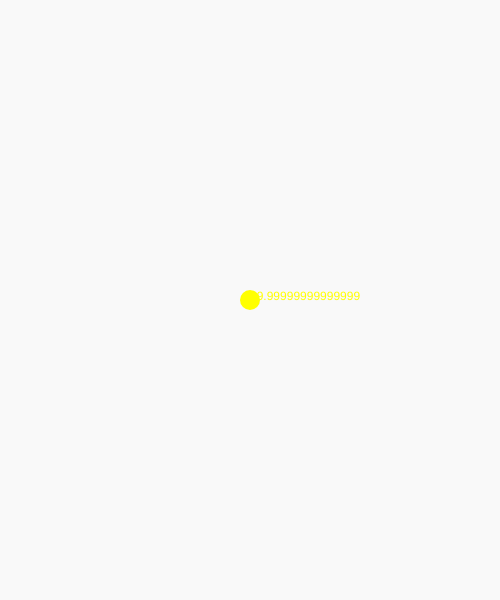
Frame 1 (no input)
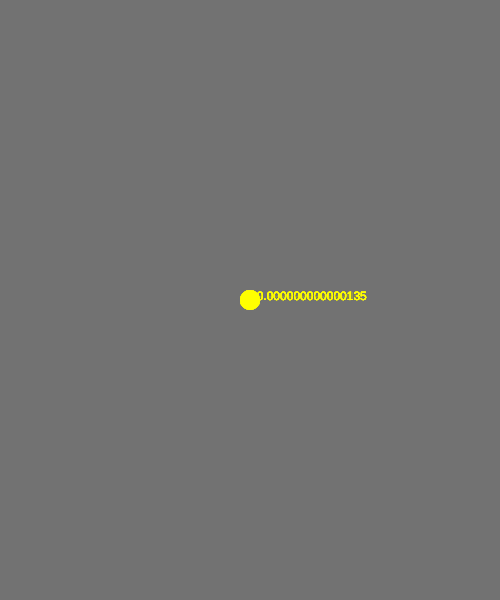
Frame 60 (no input)
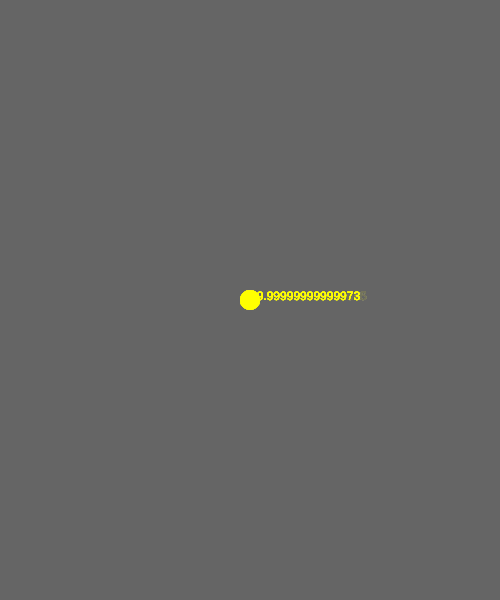
Frame 120 (the mouse pressed at the canvas centre since frame 60)

The p5.js sketch that drew these frames (run headless with seeded random() and noise() and a simulated clock; from frame 60 on, the mouse is pressed at the canvas centre):

// p5.js sketch
// ── sketch.js
var x;
var y;

function setup() {
  createCanvas(500, 600);
  x = width / 2;
  y = height / 2;
}

function draw() {
  background(100, 10); // G, Alpha

  if (mouseX <= 0 || mouseY >= width) {
    x = width / 2;
    y = height / 2;
  } else {
    x = mouseX;
    y = mouseY;
  }

  noStroke();
  fill(255, 255, 0);

  ellipse(x, y, 20, 20);
  text(frameRate(), width / 2, height / 2);

  console.log(mouseX);

}
